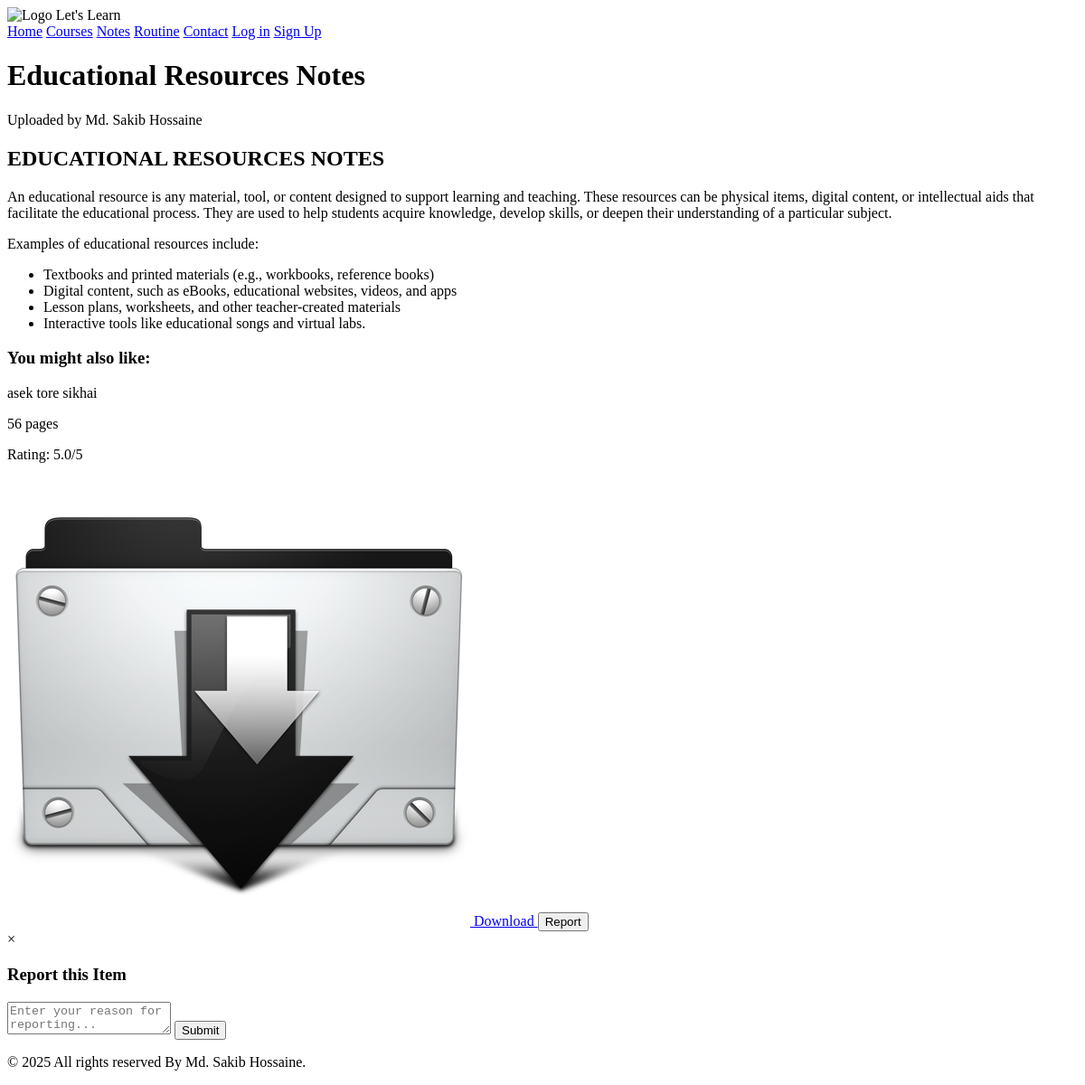
The app's page /notes/ with its own data.
### notes/models.py (models this page shows, shortened)
class Note(models.Model):
    title = models.CharField(max_length=200)
    description = models.TextField()
    module_code = models.CharField(max_length=20)
    pages = models.IntegerField()
    file = models.FileField(upload_to="notes/")
    uploaded_by = models.ForeignKey(User, on_delete=models.CASCADE)
    upload_date = models.DateTimeField(auto_now_add=True)
    rating = models.FloatField(default=0)
    download_count = models.IntegerField(default=0)

### notes/views.py (the view)
# urls.py: path("", include("notes.urls")),
def notes(request):
    notes = Note.objects.all().order_by("-upload_date")
    return render(request, "notes/notes.html", {"notes": notes})

### templates/notes/notes.html (shortened to what this page needs)
{% extends "base.html" %}
{% load static %}
{% block content %}
<div class="NOTES-container">
    <div class="NOTES-header">
        <h1>Educational Resources Notes</h1>
        <p>Uploaded by Md. Sakib Hossaine</p>
    </div>
    <div class="NOTES-content">
        <h2>EDUCATIONAL RESOURCES NOTES</h2>
        <p>An educational resource is any material, tool, or content designed to support learning and teaching. These resources can be physical items, digital content, or intellectual aids that facilitate the educational process. They are used to help students acquire knowledge, develop skills, or deepen their understanding of a particular subject.</p>
        <p>Examples of educational resources include:</p>
        <ul>
            <li>Textbooks and printed materials (e.g., workbooks, reference books)</li>
            <li>Digital content, such as eBooks, educational websites, videos, and apps</li>
            <li>Lesson plans, worksheets, and other teacher-created materials</li>
            <li>Interactive tools like educational songs and virtual labs.</li>
        </ul>
    </div>
    <div class="NOTES-related-notes">
        <h3>You might also like:</h3>
        {% for note in notes %}
        <div class="NOTES-related-item" data-item="{{ note.module_code }}">
            <p>{{ note.title }}</p>
            {% if note.pages %}
            <p>{{ note.pages }} pages</p>
            {% endif %}
            <div class="NOTES-rating-display">
                Rating: <span class="NOTES-rating-value">{{ note.rating }}</span>/5
            </div>
            <a href="{% url 'download_note' note.id %}" class="NOTES-download-button">
                <img src="{% static 'images/down.png' %}" alt="Download">
                Download
            </a>
            <button class="NOTES-report-button" onclick="reportItem({{ note.id }})">Report</button>
        </div>
        {% empty %}
        <p>No notes available yet.</p>
        {% endfor %}
    </div>
</div>
<div id="NOTES-report-modal" class="NOTES-modal">
    <div class="NOTES-modal-content">
        <span class="NOTES-close-modal" onclick="closeModal('NOTES-report-modal')">&times;</span>
        <h3>Report this Item</h3>
        <textarea id="NOTES-report-reason" placeholder="Enter your reason for reporting..."></textarea>
        <button onclick="submitReport()">Submit</button>
    </div>
</div>
{% endblock %}

### records on screen
Note: title "asek tore sikhai", pages "56", rating "5.0"
